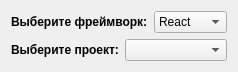
   <widget class="QWidget" name="layoutWidget">
    <property name="geometry">
     <rect>
      <x>540</x>
      <y>10</y>
      <width>218</width>
      <height>56</height>
     </rect>
    </property>
    <layout class="QVBoxLayout" name="verticalLayout_16">
     <item>
      <layout class="QHBoxLayout" name="horizontalLayout_8">
       <item>
        <widget class="QLabel" name="label_16">
         <property name="font">
          <font>
           <pointsize>9</pointsize>
           <weight>75</weight>
           <bold>true</bold>
          </font>
         </property>
         <property name="text">
          <string>Выберите фреймворк:</string>
         </property>
        </widget>
       </item>
       <item>
        <widget class="QComboBox" name="framework">
         <property name="currentText">
          <string>React</string>
         </property>
         <item>
          <property name="text">
           <string>React</string>
          </property>
         </item>
         <item>
          <property name="text">
           <string>Angular</string>
          </property>
         </item>
         <item>
          <property name="text">
           <string>Vue.js</string>
          </property>
         </item>
        </widget>
       </item>
      </layout>
     </item>
     <item>
      <layout class="QHBoxLayout" name="horizontalLayout_9">
       <item>
        <widget class="QLabel" name="label_17">
         <property name="font">
          <font>
           <pointsize>9</pointsize>
           <weight>75</weight>
           <bold>true</bold>
          </font>
         </property>
         <property name="text">
          <string>Выберите проект:</string>
         </property>
        </widget>
       </item>
       <item>
        <widget class="QComboBox" name="projectchoice">
         <property name="currentText">
          <string/>
         </property>
        </widget>
       </item>
      </layout>
     </item>
    </layout>
   </widget>
